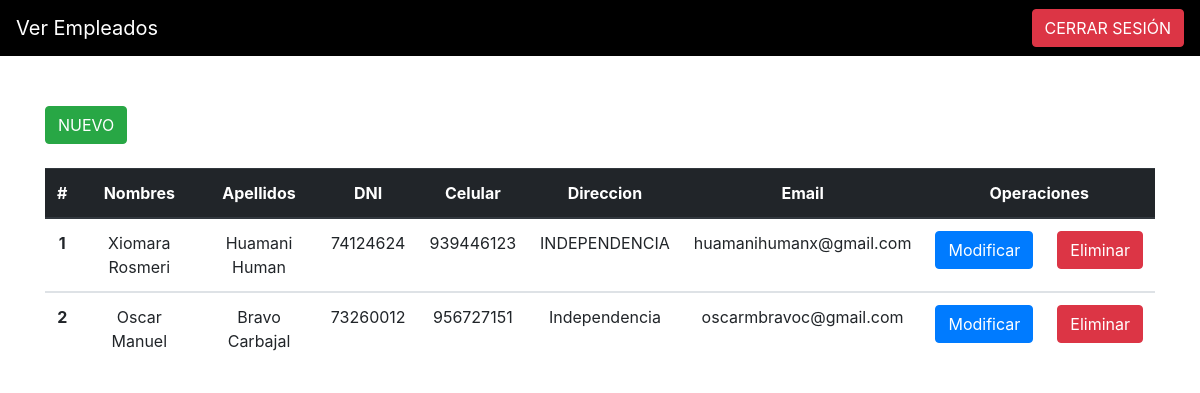
Screenshot of /index.php (signed in) with the database file from the repository.
### tables this page shows
CREATE TABLE `empleados` (
  `idempleado` int(11) NOT NULL,
  `nombre` varchar(50) NOT NULL,
  `apellido` varchar(250) NOT NULL,
  `dni` int(8) NOT NULL,
  `celular` int(9) NOT NULL,
  `direccion` varchar(100) NOT NULL,
  `email` varchar(100) NOT NULL
);

### index.php (the view, shortened to what this page needs)
<!DOCTYPE html>
<html lang="en" dir="ltr">
  <head>
    <link rel="stylesheet" href="css/bootstrap.min.css">
  </head>
  <body>
    <nav class="navbar navbar-expand-lg navbar-dark" style="background-color:rgb(0, 0, 0);">
      <a class="navbar-brand" href="index.php">Ver Empleados</a>
      <div class="collapse navbar-collapse" id="navbarSupportedContent">
        <form class="form-inline my-2 my-lg-0">
          <a class="btn btn-danger" href="logout.php">CERRAR SESIÓN<a>
        </form>
      </div>
    </nav>
    <div class="container" style="padding-top:50px;">
      <a href="form_registrar.php" class="btn btn-success">NUEVO</a>
      <br>
      <br>
      <table class="table text-center">
        <thead class="thead-dark">
          <tr>
            <th scope="col">#</th>
            <th scope="col">Nombres</th>
            <th scope="col">Apellidos</th>
            <th scope="col">DNI</th>
            <th scope="col">Celular</th>
            <th scope="col">Direccion</th>
            <th scope="col">Email</th>
            <th scope="col" colspan="2">Operaciones</th>
          </tr>
        </thead>
        <?php
        include('./conexion.php');
        $query="SELECT * FROM empleados";
        $resultado = $conexion->query($query);
        while($row = $resultado->fetch_assoc())
        {
         ?>
        <tbody>
          <tr>
            <th scope="row"><?php echo $row['idempleado']; ?></th>
            <td><?php echo $row['nombre']; ?></td>
            <td><?php echo $row['apellido']; ?></td>
            <td><?php echo $row['dni']; ?></td>
            <td><?php echo $row['celular']; ?></td>
            <td><?php echo $row['direccion']; ?></td>
            <td><?php echo $row['email']; ?></td>
            <td><a class="btn btn-primary" href="form_modificar.php?idempleado=<?php echo $row['idempleado']; ?>">Modificar</a></td>
            <td><a class="btn btn-danger" href="eliminar.php?idempleado=<?php echo $row['idempleado']; ?>">Eliminar</a></td>
          </tr>
        </tbody>
      <?php } ?>
      </table>
    </div>
  </body>
</html>

### rows the page displays
empleados: idempleado "1", nombre "Xiomara Rosmeri", apellido "Huamani Human", dni "74124624", celular "939446123", direccion "INDEPENDENCIA", email "huamanihumanx@gmail.com"
empleados: idempleado "2", nombre "Oscar Manuel", apellido "Bravo Carbajal", dni "73260012", celular "956727151", direccion "Independencia", email "oscarmbravoc@gmail.com"
